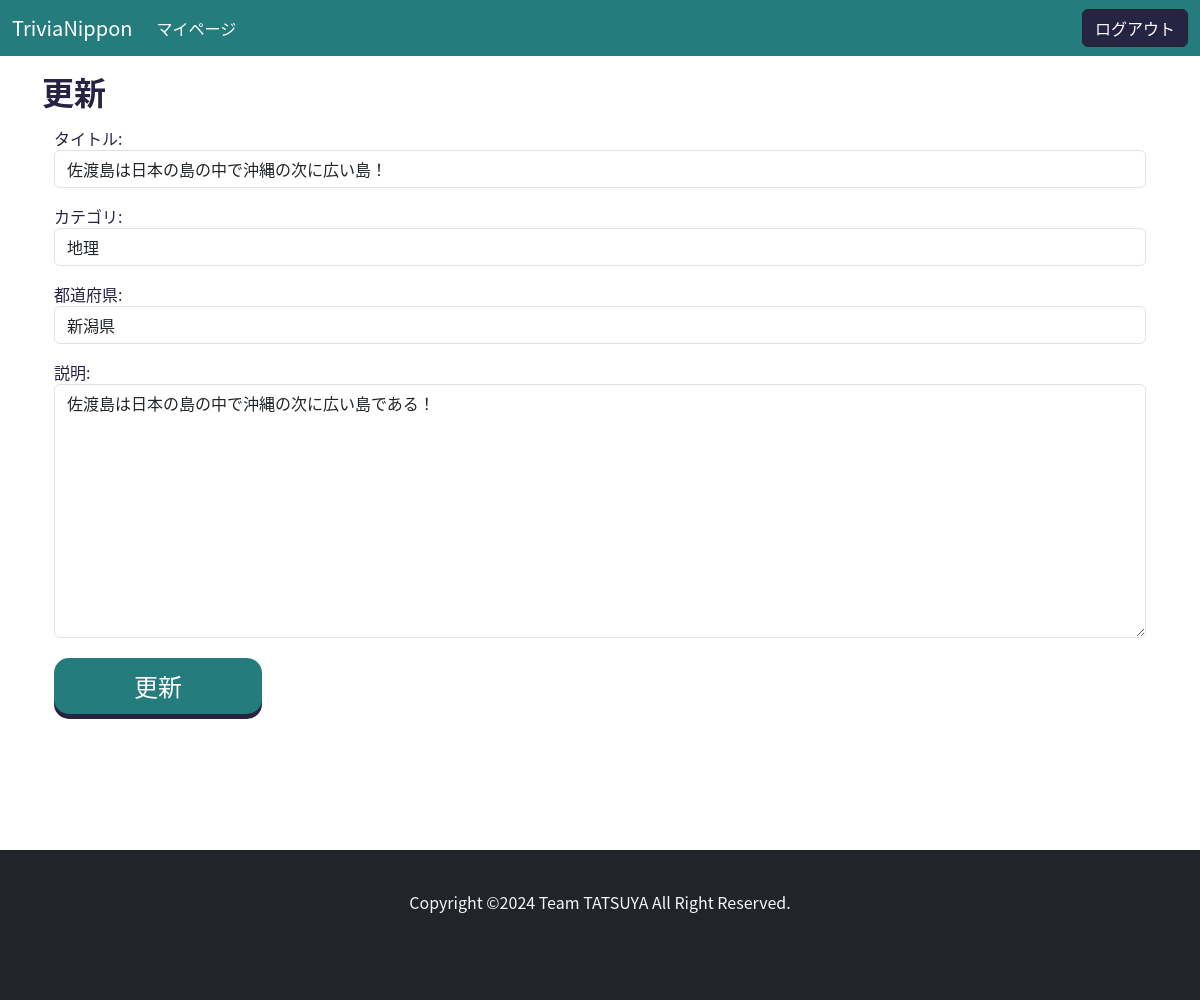
The app's page /update/2/ (signed in) with its own data.
### main/models.py (models this page shows, shortened)
class Post(models.Model):
    CATEGORY_CHOICES = [
        ('地理', '地理'),
        ('歴史', '歴史'),
        ('人物', '人物'),
        ('自然', '自然'),
        ('伝統', '伝統'),
        ('スポーツ', 'スポーツ'),
        ('食', '食'),
        ('文化', '文化'),
        ('芸能', '芸能'),
        ('特産品', '特産品'),
        ('方言', '方言'),
        ('その他', 'その他'),
    ]
    PREFECTURE_CHOICES = [
        ('北海道', '北海道'),
        ('青森県', '青森県'),
        ('岩手県', '岩手県'),
        ('宮城県', '宮城県'),
        ('秋田県', '秋田県'),
        ('山形県', '山形県'),
        ('福島県', '福島県'),
        ('茨城県', '茨城県'),
        ('栃木県', '栃木県'),
        ('群馬県', '群馬県'),
        ('埼玉県', '埼玉県'),
        ('千葉県', '千葉県'),
        ('東京都', '東京都'),
        ('神奈川県', '神奈川県'),
        ('新潟県', '新潟県'),
        ('富山県', '富山県'),
        ('石川県', '石川県'),
        ('福井県', '福井県'),
        ('山梨県', '山梨県'),
        ('長野県', '長野県'),
        ('岐阜県', '岐阜県'),
        ('静岡県', '静岡県'),
        ('愛知県', '愛知県'),
        ('三重県', '三重県'),
        ('滋賀県', '滋賀県'),
        ('京都府', '京都府'),
        ('大阪府', '大阪府'),
        ('兵庫県', '兵庫県'),
        ('奈良県', '奈良県'),
        ('和歌山県', '和歌山県'),
        ('鳥取県', '鳥取県'),
        ('島根県', '島根県'),
        ('岡山県', '岡山県'),
        ('広島県', '広島県'),
        ('山口県', '山口県'),
        ('徳島県', '徳島県'),
        ('香川県', '香川県'),
        ('愛媛県', '愛媛県'),
        ('高知県', '高知県'),
        ('福岡県', '福岡県'),
        ('佐賀県', '佐賀県'),
        ('長崎県', '長崎県'),
        ('熊本県', '熊本県'),
        ('大分県', '大分県'),
        ('宮崎県', '宮崎県'),
        ('鹿児島県', '鹿児島県'),
        ('沖縄県', '沖縄県'),
    ]
    title = models.CharField(verbose_name="タイトル", max_length=20)
    category = models.CharField(verbose_name="カテゴリ", max_length=20, choices=CATEGORY_CHOICES)
    prefecture = models.CharField(verbose_name="都道府県", max_length=20, choices=PREFECTURE_CHOICES)
    content = models.TextField(blank=True, null=True)
    user = models.ForeignKey(User, on_delete=models.CASCADE)
    like = models.ManyToManyField(User, related_name='related_post', blank=True)
    create_at = models.DateTimeField()
    update_at = models.DateTimeField()
    class Meta:
        db_table = 'posts'
        ordering = ["-create_at"]

### main/views.py (the view, shortened to what this page needs)
# urls.py: path("update/<int:pk>/", TriviaUpdateView.as_view(), name="trivia-update"),
class TriviaUpdateView(LoginRequiredMixin, UserPassesTestMixin, SuccessMessageMixin, UpdateView):
    model = Post
    template_name = "main/update.html"
    form_class = PostUpdateForm
    success_message = "投稿を更新しました"
    def test_func(self, **kwargs):
        id = self.kwargs["pk"]
        post = Post.objects.get(id=id)
        return (post.user == self.request.user)

### main/forms.py (shortened to what this page needs)
class PostUpdateForm(forms.ModelForm):
    content = forms.CharField(label="説明", widget=forms.Textarea, required=False)
    class Meta:
        model = Post
        fields = ['title', 'category', 'prefecture', 'content']
    def __init__(self, *args, **kwargs):
        for field in self.base_fields.values():
            field.widget.attrs.update({"class":"form-control"})
        super().__init__(*args, **kwargs)

### templates/main/update.html (shortened to what this page needs)
{% extends "base.html" %}
{% block content %}
<div class="container my-3">
    <h2><b>更新</b></h2>
    <div class="container my-3" style="max-width: 700;">
        <form method="POST">
            {{ form.as_p }}
            <input class="button-search" type="submit" type="submit" value="更新">
        </form>
    </div>
</div>
{% endblock %}

### static/css/footer.css (style rules this page uses)
html { position: relative; min-height: 100%; padding-bottom: 200px; box-sizing: border-box; }

### static/css/style.css (style rules this page uses)
body { font-family: "ヒラギノ角ゴ Pro W3", "Hiragino Kaku Gothic Pro", Osaka, メイリオ, Meiryo, "ＭＳ Ｐゴシック", "MS PGothic", "ＭＳ ゴシック" , "MS Gothic", "Noto Sans CJK JP", TakaoPGothic, sans-serif; color: #272343; }
.button-search { display: inline-block; padding: 10px 80px; font-size: 24px; cursor: pointer; text-align: center; text-decoration: none; outline: none; color: #fff; background-color: #247c7c; border: none; border-radius: 15px; box-shadow: 0 9px #272343; margin-bottom: 20px; }
.button-search { background-color: #247c7c; box-shadow: 0 5px #272343; transform: translateY(4px); }

### records on screen
Post: title "佐渡島は日本の島の中で沖縄の次に広い島！", category "地理", prefecture "新潟県", content "佐渡島は日本の島の中で沖縄の次に広い島である！"
